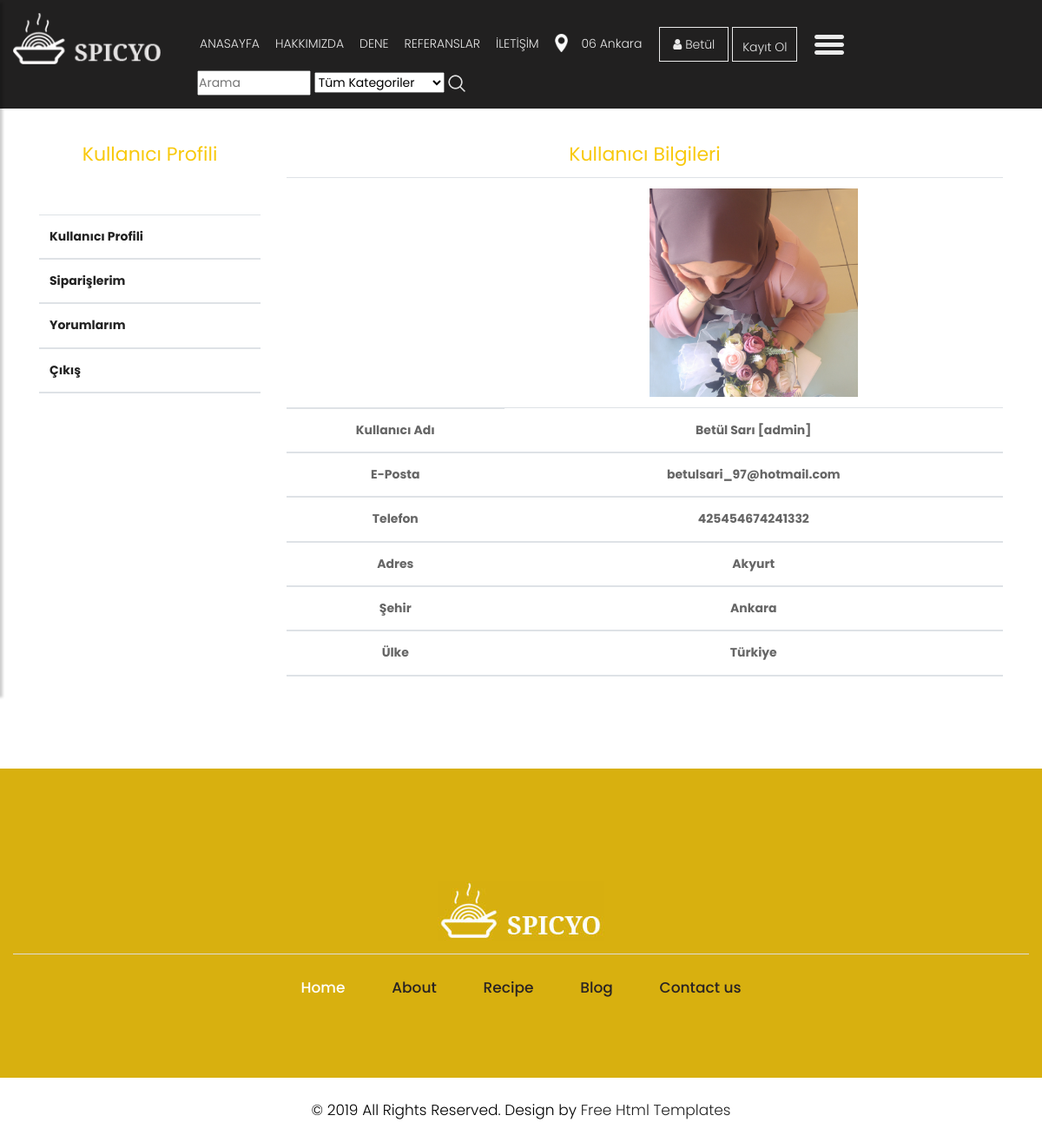
The page /user/ (signed in) on the database its author committed.
### home/models.py (models this page shows, shortened)
class UserProfile(models.Model):
    user = models.OneToOneField(User, on_delete=models.CASCADE)
    phone = models.CharField(blank=True, max_length=20)
    address = models.CharField(max_length=150)
    city = models.CharField(blank=True, max_length=20)
    country = models.CharField(blank=True, max_length=20)
    image = models.ImageField(blank=True, upload_to='images/users/')
    def user_name(self):
        return self.user.first_name + ' ' + self.user.last_name + ' [' + self.user.username + '] '
    def image_tag(self):
        return mark_safe('<img src="{}" height="50"/>'.format(self.image.url))
    image_tag.short_description = 'Image'

### user/views.py (the view)
# urls.py: path('', views.index, name='index'),
def index(request):
    setting = Setting.objects.get(pk=1)
    catagory = Catagory.objects.all()
    current_user = request.user
    profile = UserProfile.objects.get(user_id=current_user.id)
    context = {'catagory': catagory,
               'setting': setting,
               'profile': profile }
    return render(request,'user_profile.html',context)

### user/templates/user_profile.html (shortened to what this page needs)
{%  extends "homebase.html" %}
{% block content %}
    <div id="breadcrumb">
        <div class="container">
            <ul class="breadcrumb">
                <li><a href="/">Anasayfa</a></li>
                <li class="active">Kullanıcı Profili</li>
            </ul>
        </div>
    </div>
    <div class="section">
        <div class="container">
                <div class="row">
                    <div class="col-md-3" >
                        <br/><br/><br/>
                        <div class="product_blog_cont">
                            <div class="section-title">
                                <h2><span class="theme_color">Kullanıcı Profili</span></h2>
                            </div>
                            {% include "user_panel.html" %}
                        </div>
                    </div>
                    <div class="col-md-9">
                        <br/><br/><br/>
                        <div class="product_blog_cont">
                            <div class="section-title">
                                <h2><span class="theme_color">Kullanıcı Bilgileri</span></h2>
                            </div>
                            <table class="table">
                                <thead>
                                <tr>
                                    <th class="text-center"></th>
                                    <td class="thumb"><img src="{{ profile.image.url }}" width="240px" alt=""></td>
                                </tr>
                                <tr>
                                    <th class="text-center">Kullanıcı Adı</th>
                                    <th class="text-center">{{ profile.user_name}}</th>
                                </tr>
                                <tr>
                                    <th class="text-center">E-Posta</th>
                                    <th class="text-center">{{ profile.user.email }}</th>
                                </tr>
                                <tr>
                                    <th class="text-center">Telefon</th>
                                    <th class="text-center">{{ profile.phone}}</th>
                                </tr>
                                <tr>
                                    <th class="text-center">Adres</th>
                                    <th class="text-center">{{ profile.address }}</th>
                                </tr>
                                <tr>
                                    <th class="text-center">Şehir</th>
                                    <th class="text-center">{{ profile.city }}</th>
                                </tr>
                                <tr>
                                    <th class="text-center">Ülke</th>
                                    <th class="text-center">{{ profile.country }}</th>
                                </tr>
                                </thead>
                            </table>
                        </div>
                </div>
        </div>
    </div>
    </div>
{% endblock %}

### home/templates/header.html (shortened to what this page needs)
{% load static %}
{% load mptt_tags %}
    <header>
        <div class="container-fluid">
            <div class="row">
                <div class="col-lg-2 col-md-2">
                    <div class="full">
                          <a class="logo" href="/anasayfa"><img src="{% static 'images/logo.png'%}" alt="#" /></a>
                    </div>
                    <div class="header-search" style="padding: 10px">
                    </div>
                </div>
                <div class="col-md-8">
                    <div class="full">
                        <div class="right_header_info">
                            <ul>
                                <li class="dinone" style="padding: 3px"><a href="/">ANASAYFA</a></li>
                                <li class="dinone" style="padding: 3px"><a href="/hakkimizda">HAKKIMIZDA</a></li>
                                <li class="nav-item dropdown" style="padding: 3px">
                                    <a class="dinone text-uppercase pr-0 " id="navbarDropdownMenuLink" href="/dene" data-toggle="dropdown" aria-haspopup="true" aria-expanded="false">
                                        Dene
                                    </a>
                                </li>
                                <li class="dinone" style="padding: 3px"><a href="/referanslar">REFERANSLAR</a></li>
                                <li class="dinone" style="padding: 3px"><a href="/iletisim">İLETİŞİM</a></li>
                                <li class="dinone" style="padding: 3px"><img style="margin-right: 15px;height: 21px;position: relative;top: -2px;" src="{% static 'images/location_icon.png'%}" alt="#"><a href="#">06 Ankara</a></li>
                                <li class="button_user" style="padding: 3px">
                                    <div class="ht-right">
                                        {% if user.id is not None %}
                                        <a href="/user" class="login-panel" id="navbarDropdownMenuLink" data-toggle="dropdown" aria-haspopup="true" aria-expanded="false"><i class="fa fa-user"></i>
                                                {{ user.first_name }}
                                                <b class="caret"></b></a>
                                        {% else %}
                                         <a href="/login" class="button active"><i class="fa fa-user"></i> Giriş</a>
                                        {% endif %}
                                        <a class="button" style="padding: 3px" href="/signup">Kayıt Ol</a>
                                    </div>
                                <li><button type="button" style="padding: 3px" id="sidebarCollapse"><img src="{% static 'images/menu_icon.png'%}" alt="#"></button></li>
                                <li>
                                    <form action="/search/" method="post">
                                        <input id="query" name="query" class="search-query span2" type="text" size="8px" width="1px" placeholder="Arama">
                                        <select name="catid" class="input search-input" style="width: 150px;">
                                            <option value="0">Tüm Kategoriler</option>
                                        </select>
                                        <button class="icon-search" style="background: transparent">
                                            <img style="margin-right: 5px;" src="{% static 'images/search_icon.png'%}" alt="#">
                                        </button>
                                    </form>
                                </li>
                            </ul>
                        </div>
                    </div>
                </div>
            </div>
        </div>
    </header>

### home/static/css/style.css (style rules this page uses)
body { color: #666666; font-size: 14px; font-family: 'poppins', sans-serif; line-height: 1.80857; font-weight: normal; }
a { color: #1f1f1f; text-decoration: none !important; outline: none !important; -webkit-transition: all .3s ease-in-out; -moz-transition: all .3s ease-in-out; -ms-transition: all .3s ease-in-out; -o-transition: all .3s ease-in-out; transition: all .3s ease-in-out; }
h1, h2, h3, h4, h5, h6 { letter-spacing: 0; font-weight: normal; position: relative; padding: 0 0 10px 0; font-weight: normal; line-height: normal; color: #111111; margin: 0 }
h2 { font-size: 22px }
*, *::after, *::before { -webkit-box-sizing: border-box; -moz-box-sizing: border-box; box-sizing: border-box; }
ul, li, ol { margin: 0px; padding: 0px; list-style: none; }
a { color: #222222; text-decoration: none; outline: none !important; }
a, .btn { text-decoration: none !important; outline: none !important; -webkit-transition: all .3s ease-in-out; -moz-transition: all .3s ease-in-out; -ms-transition: all .3s ease-in-out; -o-transition: all .3s ease-in-out; transition: all .3s ease-in-out; }
img { max-width: 100%; height: auto; }
button { border: 0; margin: 0; padding: 0; cursor: pointer; }
.full { float: left; width: 100%; }
.full { width: 100%; float: left; margin: 0; padding: 0; }
header { min-height: 90px; background: #212020; padding: 15px 0; position: fixed; width: 100%; top: 0; left: 0; z-index: 998; }
header .container-fluid { max-width: 1850px; }
.right_header_info { width: 100%; float: left; padding: 20px 0 0; }
.right_header_info ul { list-style: none; padding: 0; margin: 0; float: right; }
.right_header_info ul li { display: inline; font-size: 16px; margin-left: 45px; color: #eaeaea; font-weight: 400; float: left; }
.right_header_info ul li a { color: #eaeaea; font-weight: 300; }
.button_user a { float: left; min-width: 75px; height: 35px; text-align: center; line-height: 35px; position: relative; top: -3px; padding: 0 15px; margin: 0 2px; }
.button_user a { float: left; min-width: 75px; height: 40px; text-align: center; line-height: 38px; position: relative; top: -7px; padding: 0 15px; margin: 0 2px; border: solid #eaeaea 1px; }
#sidebarCollapse { background: transparent; }
.theme_color { color: #f8c90d !important; }
.product_blog_cont { text-align: center; padding-top: 20px; }
#sidebarCollapse { background: transparent; padding: 0; border: none; }
* { margin: 0; padding: 0; }

### home/static/css/responsive.css (style rules this page uses)
@media (min-width: 1200px) and (max-width: 1500px) { .right_header_info ul li { font-size: 14px; margin-left: 12px; } }

### rows shown on the page
UserProfile: image (picture), user_name "Betül Sarı [admin]", user.email "betulsari_97@hotmail.com", phone "425454674241332", address "Akyurt", city "Ankara", country "Türkiye"

### other values the page prints
{{ user.first_name }} "Betül"
